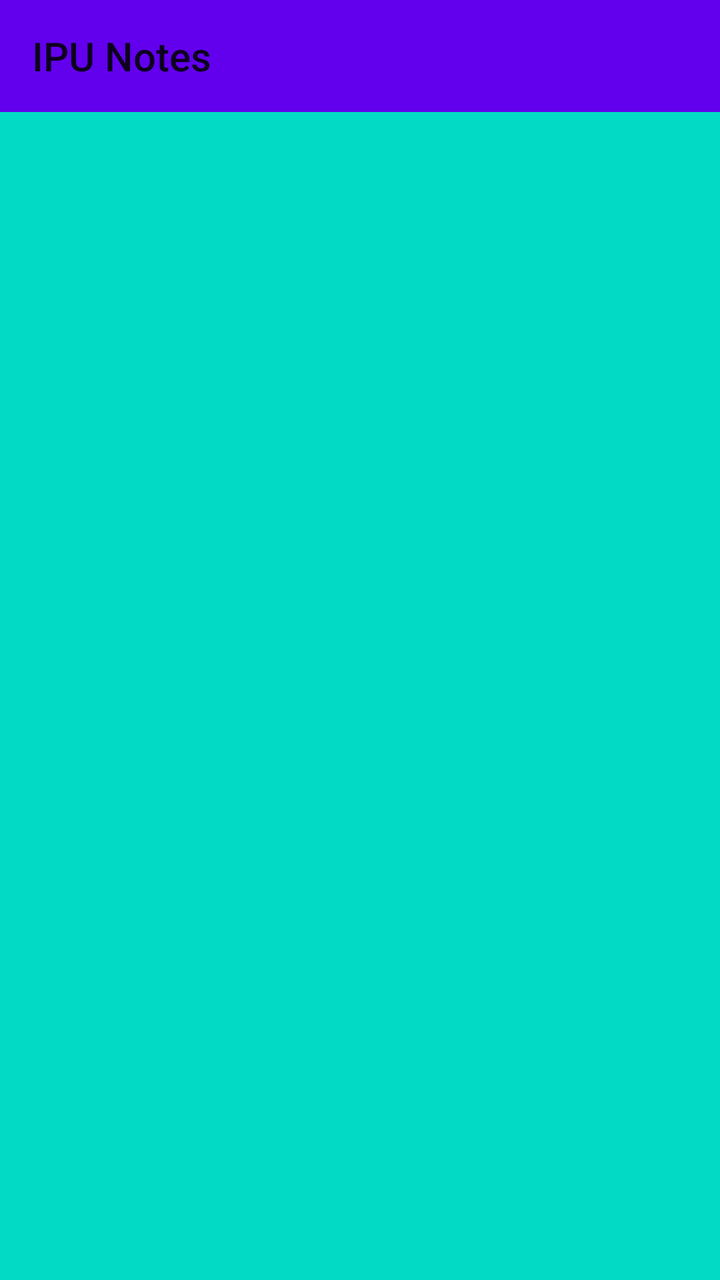
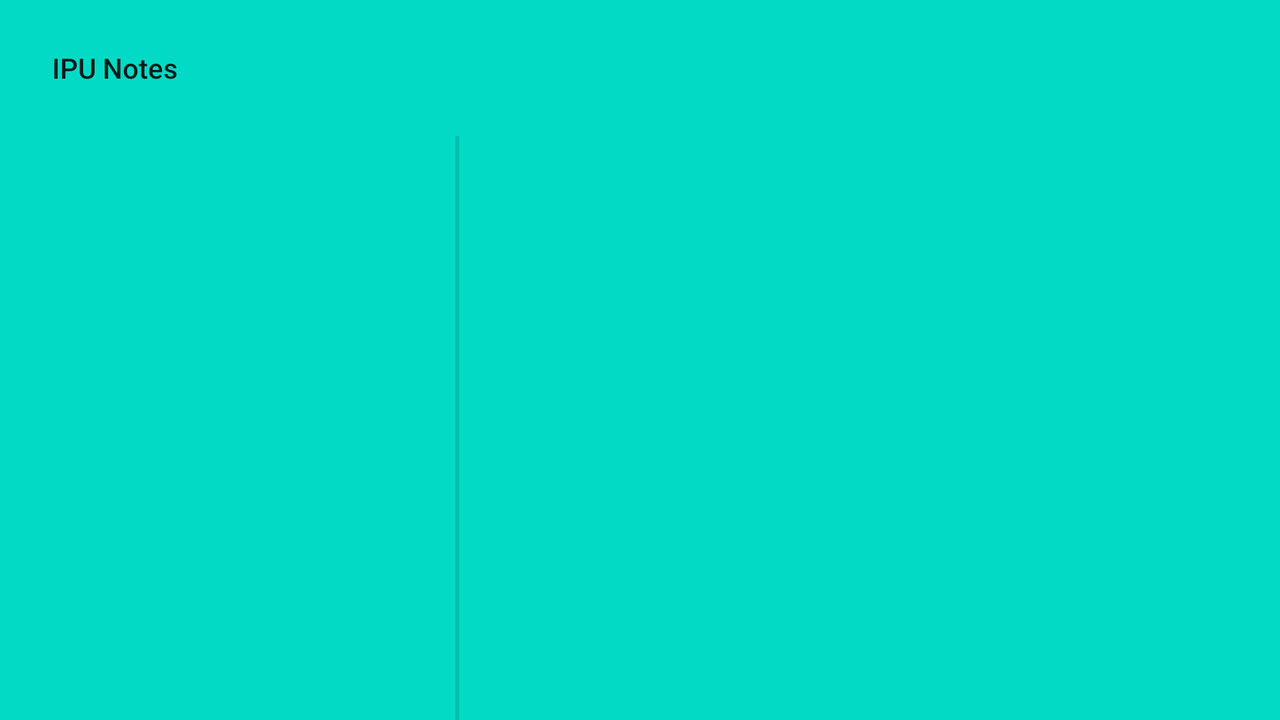

An Android layout and its configuration variant, each rendered on a device that would load it. The default file and the variant file are quoted in full after the pictures.
<!-- AndroidManifest.xml: application theme LauncherTheme -->
<!-- res/layout/activity_main.xml -->
<?xml version="1.0" encoding="utf-8"?>
<androidx.drawerlayout.widget.DrawerLayout xmlns:android="http://schemas.android.com/apk/res/android"
    xmlns:app="http://schemas.android.com/apk/res-auto"
    xmlns:tools="http://schemas.android.com/tools"
    android:layout_width="match_parent"
    android:layout_height="match_parent"
    tools:context=".MainActivity"
    android:id="@+id/drawer">


    <com.google.android.material.navigation.NavigationView
        android:id="@+id/navView"
        android:layout_width="wrap_content"
        android:layout_height="match_parent"
        app:menu="@menu/drawer_menu"
        android:layout_gravity="left"
        android:background="?attr/backgroundSecondary"/>
    <LinearLayout
        android:layout_width="match_parent"
        android:layout_height="match_parent"
        android:orientation="vertical">
        <androidx.appcompat.widget.Toolbar
            android:id="@+id/toolbar"
            android:background="@color/colorPrimary"
            android:layout_width="match_parent"
            android:layout_height="wrap_content"
            app:title="@string/app_name" />
        <FrameLayout
            android:layout_width="match_parent"
            android:layout_height="match_parent"
            android:id="@+id/container"/>
    </LinearLayout>


</androidx.drawerlayout.widget.DrawerLayout>
<!-- resources referenced by this layout -->
<resources>
  <color name="colorPrimary">#6200EE</color>
  <string name="app_name">IPU Notes</string>
  <style name="LauncherTheme" parent="AppTheme">
          <item name="android:windowBackground">@drawable/launch_screen</item>
      </style>
  <style name="AppTheme" parent="Theme.AppCompat.Light.NoActionBar">
          
          <item name="colorPrimary">@color/colorPrimary</item>
          <item name="colorPrimaryDark">@color/colorPrimaryDark</item>
          <item name="colorAccent">@color/colorAccent</item>
      </style>
  <!-- drawable launch_screen (drawable) -->
  <?xml version="1.0" encoding="utf-8"?>
  <layer-list xmlns:android="http://schemas.android.com/apk/res/android">
  
      <item android:drawable="@color/colorAccent"/>
  </layer-list>
  <color name="colorPrimaryDark">#3700B3</color>
  <color name="colorAccent">#03DAC5</color>
</resources>
<!-- res/layout-land/activity_main.xml (the repository's variant of the layout above) -->
<!-- drawn on the phone turned sideways -->
<?xml version="1.0" encoding="utf-8"?>
<androidx.drawerlayout.widget.DrawerLayout xmlns:android="http://schemas.android.com/apk/res/android"
    xmlns:app="http://schemas.android.com/apk/res-auto"
    xmlns:tools="http://schemas.android.com/tools"
    android:id="@+id/drawer"
    android:layout_width="match_parent"
    android:layout_height="match_parent"
    android:background="?attr/backgroundPrimary"
    tools:context=".MainActivity">

    <LinearLayout
        android:layout_width="match_parent"
        android:layout_height="match_parent"
        android:orientation="vertical">

        <androidx.appcompat.widget.Toolbar
            android:id="@+id/toolbar"
            android:layout_width="match_parent"
            android:layout_height="wrap_content"
            android:layout_margin="10dp"
            android:background="@drawable/toolbar_background"
            app:title="@string/app_name" />

        <LinearLayout
            android:layout_width="match_parent"
            android:layout_height="match_parent"
            android:orientation="horizontal">

            <FrameLayout
                android:id="@+id/container1"
                android:layout_width="0dp"
                android:layout_height="match_parent"
                android:layout_weight="1"
                tools:layout="@layout/fragment_main" />

            <View
                android:id="@+id/divider"
                android:layout_width="2dp"
                android:layout_height="match_parent"
                android:background="?android:attr/listDivider" />

            <FrameLayout
                android:id="@+id/container2"
                android:layout_width="0dp"
                android:layout_height="match_parent"
                android:layout_weight="1.8"
                tools:layout="@layout/fragment_subject" />
        </LinearLayout>
    </LinearLayout>

    <com.google.android.material.navigation.NavigationView
        android:id="@+id/navView"
        android:layout_width="wrap_content"
        android:layout_height="match_parent"
        android:layout_gravity="start"
        app:menu="@menu/drawer_menu"
        app:headerLayout="@layout/drawer_header"
        android:background="?attr/backgroundSecondary"
        app:itemTextColor="?attr/textColorPrimary"/>

</androidx.drawerlayout.widget.DrawerLayout>
<!-- res/layout/fragment_main.xml (included above) -->
<?xml version="1.0" encoding="utf-8"?>
<FrameLayout xmlns:android="http://schemas.android.com/apk/res/android"
    xmlns:app="http://schemas.android.com/apk/res-auto"
    xmlns:tools="http://schemas.android.com/tools"
    android:layout_width="match_parent"
    android:layout_height="match_parent"
    tools:context=".fragments.MainFragment"
    tools:theme="@style/LightTheme">

    <androidx.recyclerview.widget.RecyclerView
        android:id="@+id/rvSubjects"
        android:layout_width="match_parent"
        android:layout_height="match_parent"
        app:layoutManager="androidx.recyclerview.widget.LinearLayoutManager"
        tools:itemCount="7"
        tools:listitem="@layout/subject_item_view" />

</FrameLayout>
<!-- res/layout/fragment_subject.xml (included above) -->
<?xml version="1.0" encoding="utf-8"?>
<RelativeLayout xmlns:android="http://schemas.android.com/apk/res/android"
    xmlns:app="http://schemas.android.com/apk/res-auto"
    android:layout_width="match_parent"
    android:layout_height="match_parent"
    android:orientation="vertical">

    <androidx.viewpager.widget.ViewPager
        android:id="@+id/SubViewPagerF"
        android:layout_width="match_parent"
        android:layout_height="wrap_content" />

    <com.google.android.material.bottomnavigation.BottomNavigationView
        android:id="@+id/bottomNavBar"
        android:layout_width="match_parent"
        android:layout_height="wrap_content"
        android:layout_alignParentBottom="true"
        app:menu="@menu/bottom_nav_menu"
        android:visibility="gone"/>


</RelativeLayout>
<!-- res/layout/drawer_header.xml (included above) -->
<?xml version="1.0" encoding="utf-8"?>
<RelativeLayout xmlns:android="http://schemas.android.com/apk/res/android"
    android:layout_width="match_parent" android:layout_height="200dp">

    <androidx.appcompat.widget.AppCompatImageView
        android:layout_width="match_parent"
        android:layout_height="200dp"
        android:src="@color/blue"/>
    <TextView
        android:layout_width="match_parent"
        android:layout_height="wrap_content"
        android:layout_marginLeft="10dp"
        android:text="User Info"
        android:id="@+id/userNameDrawer"
        android:textSize="16sp"
        android:textColor="@color/white"
        android:layout_marginTop="160dp"/>

</RelativeLayout>
<!-- res/layout/subject_item_view.xml (included above) -->
<?xml version="1.0" encoding="utf-8"?>
<LinearLayout xmlns:android="http://schemas.android.com/apk/res/android"
    android:layout_width="match_parent"
    android:layout_height="wrap_content"
    xmlns:tools="http://schemas.android.com/tools"
    android:orientation="horizontal"
    android:padding="10dp"
    android:id="@+id/changeFragment"
    android:background="?attr/backgroundSecondary"
    tools:theme="@style/LightTheme">

    <FrameLayout
        android:layout_width="wrap_content"
        android:layout_height="wrap_content">
        <ImageView
            android:layout_width="wrap_content"
            android:layout_height="wrap_content"
            android:layout_gravity="center"
            android:src="@drawable/circle"/>
        <TextView
            android:id="@+id/tvSubjectLabel"
            android:layout_width="wrap_content"
            android:layout_height="wrap_content"
            android:layout_gravity="center"
            tools:text="Am"
            android:textColor="?attr/textColorSecondary"
            android:textSize="24sp"/>
    </FrameLayout>
    <FrameLayout
        android:layout_width="match_parent"
        android:layout_height="wrap_content"
        android:layout_gravity="center"
        android:layout_marginStart="20dp">

        <TextView
            android:id="@+id/tvSubjectName"
            android:layout_width="wrap_content"
            android:layout_height="wrap_content"
            tools:text="Applied Maths"
            android:textColor="?attr/textColorPrimary"
            android:textSize="26sp"/>


    </FrameLayout>



</LinearLayout>
<!-- resources referenced by the variant -->
<!-- as the phone turned sideways resolves them -->
<resources>
  <color name="blue">#2196F3</color>
  <color name="white">#FFFFFF</color>
  <!-- drawable circle (drawable) -->
  <?xml version="1.0" encoding="utf-8"?>
  <shape xmlns:android="http://schemas.android.com/apk/res/android"
      android:shape="rectangle">
      <solid
          android:color="?attr/labelBackgroundColor" />
      <size
          android:height="@dimen/circleDiameter"
          android:width="@dimen/circleDiameter"/>
  
      <corners
          android:topRightRadius="@dimen/circleRadius"
          android:topLeftRadius="@dimen/circleRadius"
          android:bottomLeftRadius="@dimen/circleRadius"
          android:bottomRightRadius="@dimen/circleRadius"/>
  </shape>
  <!-- drawable toolbar_background (drawable) -->
  <?xml version="1.0" encoding="utf-8"?>
  <shape xmlns:android="http://schemas.android.com/apk/res/android"
      android:shape="rectangle">
      <solid
          android:color="?attr/backgroundSecondary"/>
      <stroke
          android:color="@android:color/black"/>
      <corners
          android:topLeftRadius="10dp"
          android:topRightRadius="10dp"
          android:bottomLeftRadius="10dp"
          android:bottomRightRadius="10dp"/>
  
  </shape>
  <string name="app_name">IPU Notes</string>
  <style name="LightTheme" parent="AppTheme">
          <item name="textColorPrimary">@color/black</item>
          <item name="textColorSecondary">@color/white</item>
          <item name="textColorTertiary">@color/lightGrey</item>
          <item name="labelBackgroundColor">@color/blue</item>
          <item name="backgroundPrimary">@color/backgroundGrey</item>
          <item name="backgroundSecondary">@color/white</item>
  
          <item name="android:listDivider">@color/white</item>
      </style>
  <style name="LauncherTheme" parent="AppTheme">
          <item name="android:windowBackground">@drawable/launch_screen</item>
      </style>
  <dimen name="circleDiameter">50dp</dimen>
  <dimen name="circleRadius">25dp</dimen>
  <style name="AppTheme" parent="Theme.AppCompat.Light.NoActionBar">
          
          <item name="colorPrimary">@color/colorPrimary</item>
          <item name="colorPrimaryDark">@color/colorPrimaryDark</item>
          <item name="colorAccent">@color/colorAccent</item>
      </style>
  <color name="black">#000000</color>
  <color name="lightGrey">#AEAEAE</color>
  <!-- drawable launch_screen (drawable) -->
  <?xml version="1.0" encoding="utf-8"?>
  <layer-list xmlns:android="http://schemas.android.com/apk/res/android">
  
      <item android:drawable="@color/colorAccent"/>
  </layer-list>
  <color name="colorPrimary">#6200EE</color>
  <color name="colorPrimaryDark">#3700B3</color>
  <color name="colorAccent">#03DAC5</color>
</resources>
